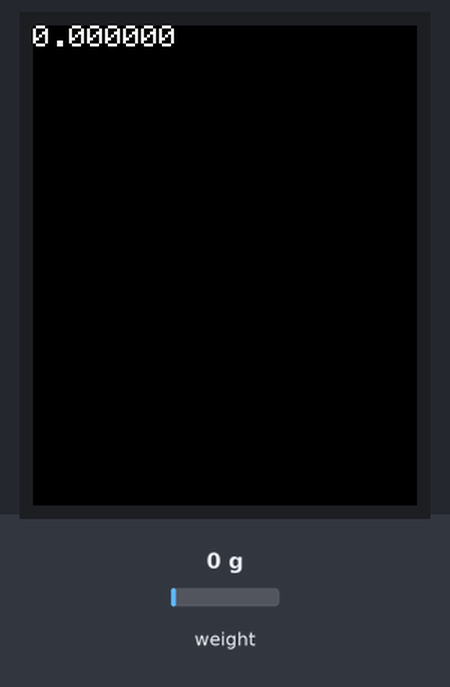
Bench run of a sketch on a simulated Arduino Uno, built with avr-gcc and run on an emulated ATmega328P. On the bench: 128×160 colour display. Inputs (shaded band) come from the test bench; at power-on: weight on the scale 0 g. What the sketch prints to the serial monitor is not drawn.

Above: at 3.7 s.
3.8 s: weight on the scale set to 1250 g
6.8 s: weight on the scale set to 2500 g
9.8 s: weight on the scale set to 3750 g
Timing chart, 0 to 12.8 s (numbered marks = the images above; inputs shaded):
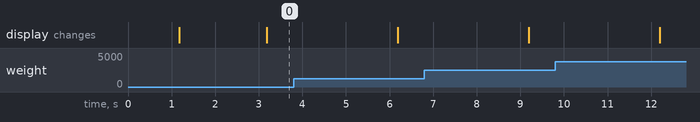

The sketch:

Prototype2_withAverage.ino
```cpp
// (licence header left out)
 /*****
  * Moving average code for Sprint #2 of Fall 2020
  *****/

// Import libraries
#include "HX711.h"
#include <Adafruit_GFX.h>    // Core graphics library
#include <Adafruit_ST7735.h> // Hardware-specific library for ST7735
#include <Adafruit_ST7789.h> // Hardware-specific library for ST7789
#include <SPI.h>

// Set with Connor on 10/26/2020
#define calibration_factor -10730.00

// Load cell pins
#define LOADCELL_DOUT_PIN  3
#define LOADCELL_SCK_PIN  2

// LCD pins
#define TFT_CS        10
#define TFT_RST        9
#define TFT_DC         8

// Create the scale
HX711 scale;

// create the screen
Adafruit_ST7735 tft = Adafruit_ST7735(TFT_CS, TFT_DC, TFT_RST);


void setup() {
  Serial.begin(9600);
  Serial.println("Prototype 2 scale demo");

  scale.begin(LOADCELL_DOUT_PIN, LOADCELL_SCK_PIN);
  scale.set_scale(calibration_factor); //This value is obtained by using the SparkFun_HX711_Calibration sketch
  scale.tare(); //Assuming there is no weight on the scale at start up, reset the scale to 0

  Serial.println("Readings:");

  // fills screen black
  tft.initR(INITR_BLACKTAB);
  tft.fillScreen(ST77XX_BLACK);

}


void loop() {
  float weight = getAverages();
  //print to console
  Serial.print("Reading: ");
  Serial.print(weight, 1); //scale.get_units() returns a float
  Serial.print(" lbs"); //You can change this to kg but you'll need to refactor the calibration_factor
  Serial.println();

  // print to screen
  tft.setCursor(0,0);
  tft.print(weight, 6);

  delay(1000);
}

// super janky implimentation of moving (lol not actually) average. i miss C++ :(
long getAverages(){

  //WRITE HOW MANY YOU ARE DOING HERE SO IT IS NOT HARDCODED GRRRR
  int howMany = 20;

  // 20 seems kinda good but idk
  long weights[howMany];

  // add 20 weights into the array
  for(int i = 0; i < howMany; i++){
    weights[i] = scale.get_units();
  }

  // find the average, i hate arrays
  long sum, average;
  for(int i = 0; i < howMany; i++){
    sum = sum + weights[i];
  }

  average = sum/howMany;
  return average;

}
```
